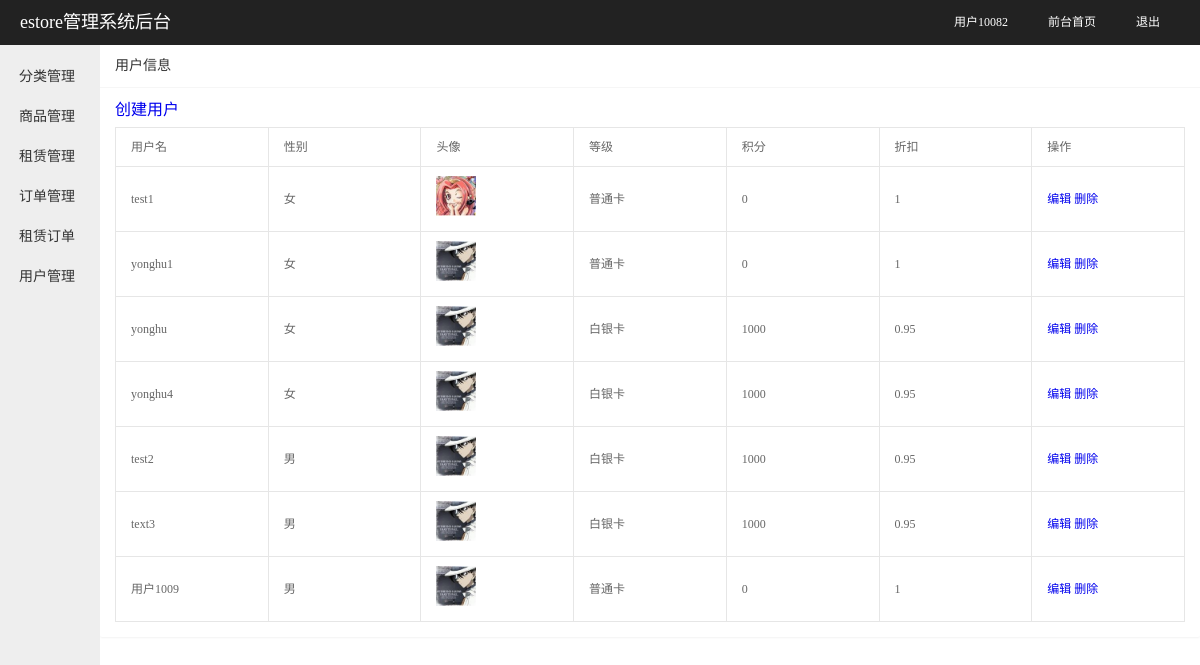
/admin/users/users.php (signed in), run on the app's committed database.
### tables this page shows
CREATE TABLE `user` (
  `user_id` int(10) unsigned NOT NULL AUTO_INCREMENT COMMENT '用户编号',
  `user_name` varchar(80) NOT NULL COMMENT '用户名',
  `user_pwd` varchar(80) NOT NULL COMMENT '密码',
  `user_sex` enum('0','1') DEFAULT '0' COMMENT '性别',
  `user_face` varchar(100) DEFAULT NULL COMMENT '头像',
  `user_email` varchar(50) DEFAULT NULL COMMENT '邮箱',
  `user_card` varchar(20) DEFAULT NULL COMMENT '身份证',
  `user_time` datetime DEFAULT NULL COMMENT '注册时间',
  `user_roleid` int(11) DEFAULT NULL COMMENT '账号类型：1管理员，2普通用户，3会员',
  `user_rank_id` int(11) DEFAULT NULL COMMENT '会员等级id',
  PRIMARY KEY (`user_id`),
  UNIQUE KEY `user_name` (`user_name`)
);

CREATE TABLE `user_rank` (
  `id` int(10) unsigned NOT NULL AUTO_INCREMENT,
  `name` varchar(255) NOT NULL COMMENT '会员等级名',
  `integral` int(11) DEFAULT NULL COMMENT '会员等级积分',
  `rebate` varchar(255) DEFAULT NULL COMMENT '折扣',
  PRIMARY KEY (`id`)
);

### admin/users/users.php (the view, shortened to what this page needs)
<?php
include '../common/admin.inc.php';
$res_obj = $mysqli->query("select user.*,user_rank.name user_rank_name,user_rank.rebate,user_rank.integral from user,user_rank where user.user_rank_id=user_rank.id and user.user_roleid != 3");
if($res_obj){
    $two_arr = array();
    while ($one_arr = $res_obj->fetch_assoc()){
        $two_arr[] = $one_arr;
    }
}
?>
<!DOCTYPE html>
<html lang="en" dir="ltr">
  <head>
  </head>
  <body>
    <?php include '../common/header.php';?>
    <div class="admin_content">
      <div class="card">
        <div class="card-header">用户信息</div>
        <div class="card-body">
          <a href="/admin/users/users_add.php">创建用户</a>
          <table class="table">
            <thead>
              <tr>
                <th>用户名</th>
                <th>性别</th>
                <th>头像</th>
                <th>等级</th>
                <th>积分</th>
                <th>折扣</th>
                <th>操作</th>
              </tr>
            </thead>
            <tbody>
              <?php foreach ($two_arr as $key => $value):?>
                <tr>
                  <td><?php echo $value['user_name'];?></td>
                  <td>
                    <?php switch ($value['user_sex']) {
                      case '0':
                        echo "男";
                        break;
                      case '1':
                        echo "女";
                        break;
                    }?>
                  </td>
                  <td><img src="../../images/<?php echo $value['user_face'];?>.jpg" style="height:40px;"/></td>
                  <td><?php echo $value['user_rank_name'];?></td>
                  <td><?php echo $value['integral'];?></td>
                  <td><?php echo $value['rebate'];?></td>
                  <td>
                    <a href="/admin/users/users_edit.php?act=edit&id=<?php echo $value['user_id'];?>">编辑</a>
                    <a href="/admin/users/users_del.php?act=del&id=<?php echo $value['user_id'];?>">删除</a>
                  </td>
                </tr>
              <?php endforeach;?>
            </tbody>
          </table>
        </div>
      </div>
    </div>
  </body>
</html>

### admin/users/users.php (style rules this page uses)
.card { margin-bottom: 15px; border-radius: 2px; background-color: #fff; box-shadow: 0 1px 2px 0 rgba(0,0,0,.05); }
.card-header { position: relative; height: 42px; line-height: 42px; padding: 0 15px; border-bottom: 1px solid #f6f6f6; color: #333; border-radius: 2px 2px 0 0; font-size: 14px; }
.card-body { position: relative; padding: 10px 15px; line-height: 24px; }
.card-body .table { margin: 5px 0; }
.table { width: 100%; background-color: #fff; color: #666; }
table { border-collapse: collapse; border-spacing: 0; }
.table th { min-width: 80px; }
.table th,.table td { position: relative; padding: 9px 15px; min-height: 20px; line-height: 20px; border-width: 1px; border-style: solid; border-color: #e6e6e6; word-break: break-all; text-align: left; font-weight: 400; font-size: 12px; }

### admin/common/header.php (style rules this page uses)
blockquote, body, button, dd, div, dl, dt, form, h1, h2, h3, h4, h5, h6, input, li, ol, p, pre, td, textarea, th, ul { margin: 0; padding: 0; -webkit-tap-highlight-color: rgba(0,0,0,0); }
a { text-decoration: none; }
.admin_content { position: absolute; top: 45px; right: 0; bottom: 0px; left: 100px; overflow: hidden; z-index: 1; overflow-y: scroll; }

### data on the page
user: user_name "test1", user_sex "女", shows a picture, user_rank.name "普通卡", user_rank.integral "0", user_rank.rebate "1"
user: user_name "yonghu1", user_sex "女", user_rank.name "普通卡", user_rank.integral "0", user_rank.rebate "1"
user: user_name "yonghu", user_sex "女", user_rank.name "白银卡", user_rank.integral "1000", user_rank.rebate "0.95"
user: user_name "yonghu4", user_sex "女", user_rank.name "白银卡", user_rank.integral "1000", user_rank.rebate "0.95"
user: user_name "test2", user_sex "男", user_rank.name "白银卡", user_rank.integral "1000", user_rank.rebate "0.95"
user: user_name "text3", user_sex "男", user_rank.name "白银卡", user_rank.integral "1000", user_rank.rebate "0.95"
user: user_name "用户1009", user_sex "男", user_rank.name "普通卡", user_rank.integral "0", user_rank.rebate "1"

### other printed values
$admin['user_name'] "用户10082"
